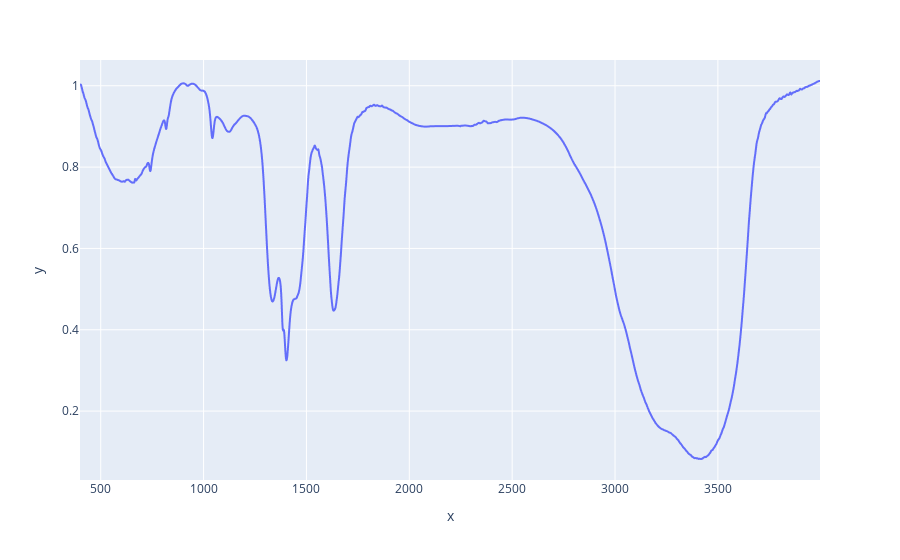

Notebook cell for this chart:
### Code cell
fig = px.line(
    x=df.iloc[:,0],
    y=df.iloc[:,1]
)
fig.show()

### Figure 1 — Plotly figure (JSON) as saved in the notebook; plotly's stock layout.template omitted (floating-point values rounded to 4 significant figures; data arrays with more than 128 entries replaced by an {"elided": "..."} marker saying what was removed)
{"data": [{"hovertemplate": "x=%{x}<br>y=%{y}<extra></extra>", "legendgroup": "", "line": {"color": "#636efa", "dash": "solid"}, "marker": {"symbol": "circle"}, "mode": "lines", "name": "", "showlegend": false, "type": "scattergl", "x": {"elided": "1866 float values"}, "xaxis": "x", "y": {"elided": "1866 float values"}, "yaxis": "y"}], "layout": {"legend": {"tracegroupgap": 0}, "margin": {"t": 60}, "xaxis": {"anchor": "y", "domain": [0, 1], "title": {"text": "x"}}, "yaxis": {"anchor": "x", "domain": [0, 1], "title": {"text": "y"}}}}
